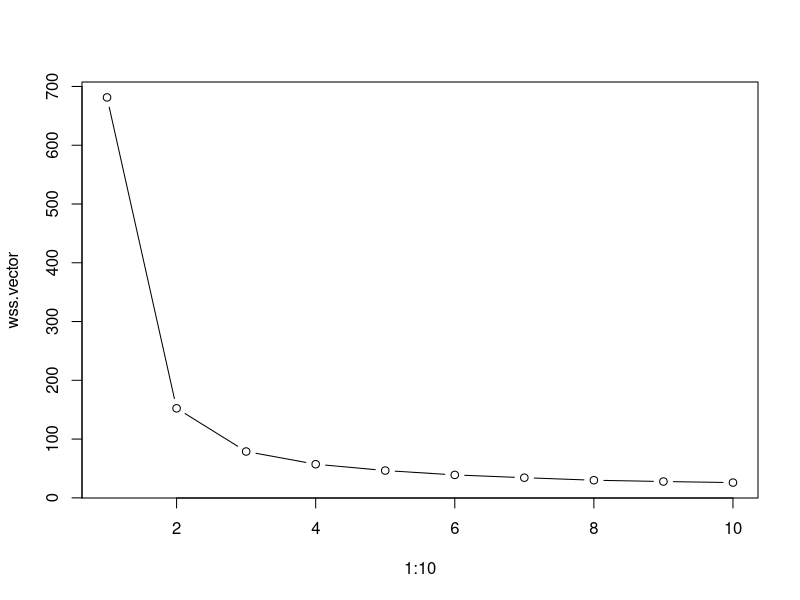
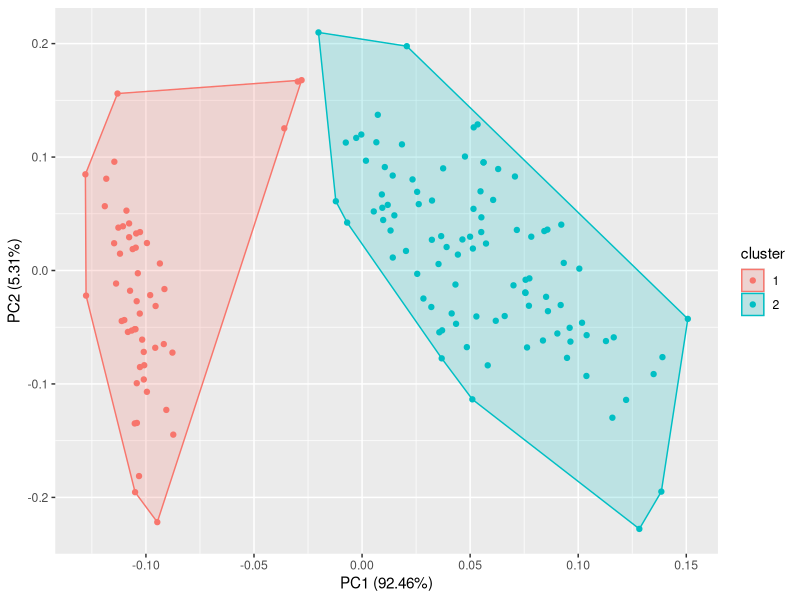

Generate these figures, in order, with R:
install.packages("dplyr")
install.packages("ggplot2")
install.packages("ggfortify")

library("dplyr")
library("ggplot2")
library("ggfortify")

data(iris)
head(iris)

data <- select(iris, c(1 : 4))

wss.vector <- vector(mode="character", length=10)

for (i in 1:10) {
  cluster <- kmeans(data, center=i, nstart=20)
  wss.vector[i] <- cluster$tot.withinss
}

plot (1:10, wss.vector, type="b")
classifier_RF <- kmeans(data, 2)
print(classifier_RF)
print(classifier_RF$centers)

autoplot(classifier_RF, data, frame = "TRUE")
